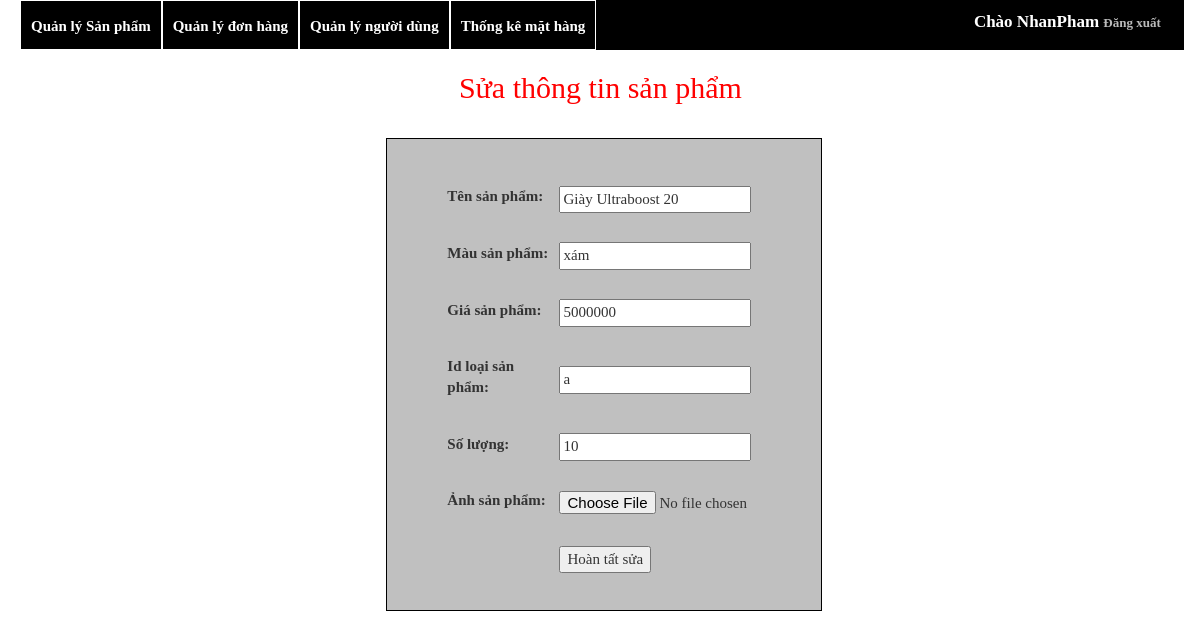
/admin/admin.php?view=updateproduct&idsp=19 (signed in), run on the app's committed database.
### tables this page shows
CREATE TABLE `products` (
  `id` int(5) NOT NULL,
  `name` varchar(50) DEFAULT NULL,
  `price` int(50) DEFAULT NULL,
  `quantum` int(50) DEFAULT NULL,
  `image` varchar(50) DEFAULT NULL,
  `idKind` varchar(10) DEFAULT NULL,
  `color` varchar(10) DEFAULT NULL
);

### admin/updateProduct.php (the view, shortened to what this page needs)
<?php
     if(isset($_GET['idsp'])){
       $idsp = $_GET['idsp'];
       }else{
         $idsp ='';
       }
     $sql_add = "SELECT * FROM products where id = '$idsp'";
     $result_add = $connect->query($sql_add);
?>
<h2 class="tt"> Sửa thông tin sản phẩm </h2>
<div class="aau">
   <form method="POST" enctype="multipart/form-data" >
    <table class="table1">
      <?php while($row = $result_add->fetch_assoc()){ ?>
        <tr>
          <td><label for="nameproduct"> Tên sản phẩm: </label></td>
          <td><input type="text" value="<?php echo $row['name'];?>" name="nameproduct" > </td>
        </tr>
        <tr>
          <td><label for="colorproduct">Màu sản phẩm: </label></td>
          <td><input class="colorproduct" value="<?php echo $row['color']; ?>"  type="text" name="colorproduct"></td>
        </tr>
        <tr>
          <td><label for="priceproduct"> Giá sản phẩm: </label></td>
          <td><input type="text" value="<?php echo $row['price'];?>" name="priceproduct"></br></td>
        </tr>
        <tr>
          <td><label for="idKindproduct"> Id loại sản phẩm: </label></td>
          <td><input type="text" value="<?php echo $row['idKind'];?>" name="idKindproduct"></br></td>
        </tr>
        <tr>
          <td><label for="quantumproduct"> Số lượng: </label></td>
          <td><input type="text" value="<?php echo $row['quantum'];?>" name="quantumproduct"></br></td>
        </tr>
        <tr>
          <td><label for="image"> Ảnh sản phẩm: </label></td>
          <td>
              <input type="file" name="fileUpload" id="fileUpload"> </td>
        </tr>
        <tr>
          <td></td>
          <td>
            <input type="submit" name="update_submit" value="Hoàn tất sửa">
          </td>
        </tr>
      <?php
        }
      ?>
    </table>
  </form>
 </div>

### admin/index.css (style rules this page uses)
body { margin: 0; padding: 0; font-family: Tahoma; font-size: 15px; }
.aau { background: silver; margin: 0 auto; width: 39%; margin-top: 3%; border: 1px solid black; padding: 2% 0; }
table.table1 tbody tr td { padding: 4% 1%; }
table.table1 { margin-left: 13%; }
h2.tt { color: red; margin: 0 auto; width: 26%; margin-top: 1%; }

### data on the page
products: nameproduct "Giày Ultraboost 20", colorproduct "xám", priceproduct "5000000", idKindproduct "a", quantumproduct "10"

### other printed values
$_SESSION['Username'] "NhanPham"
